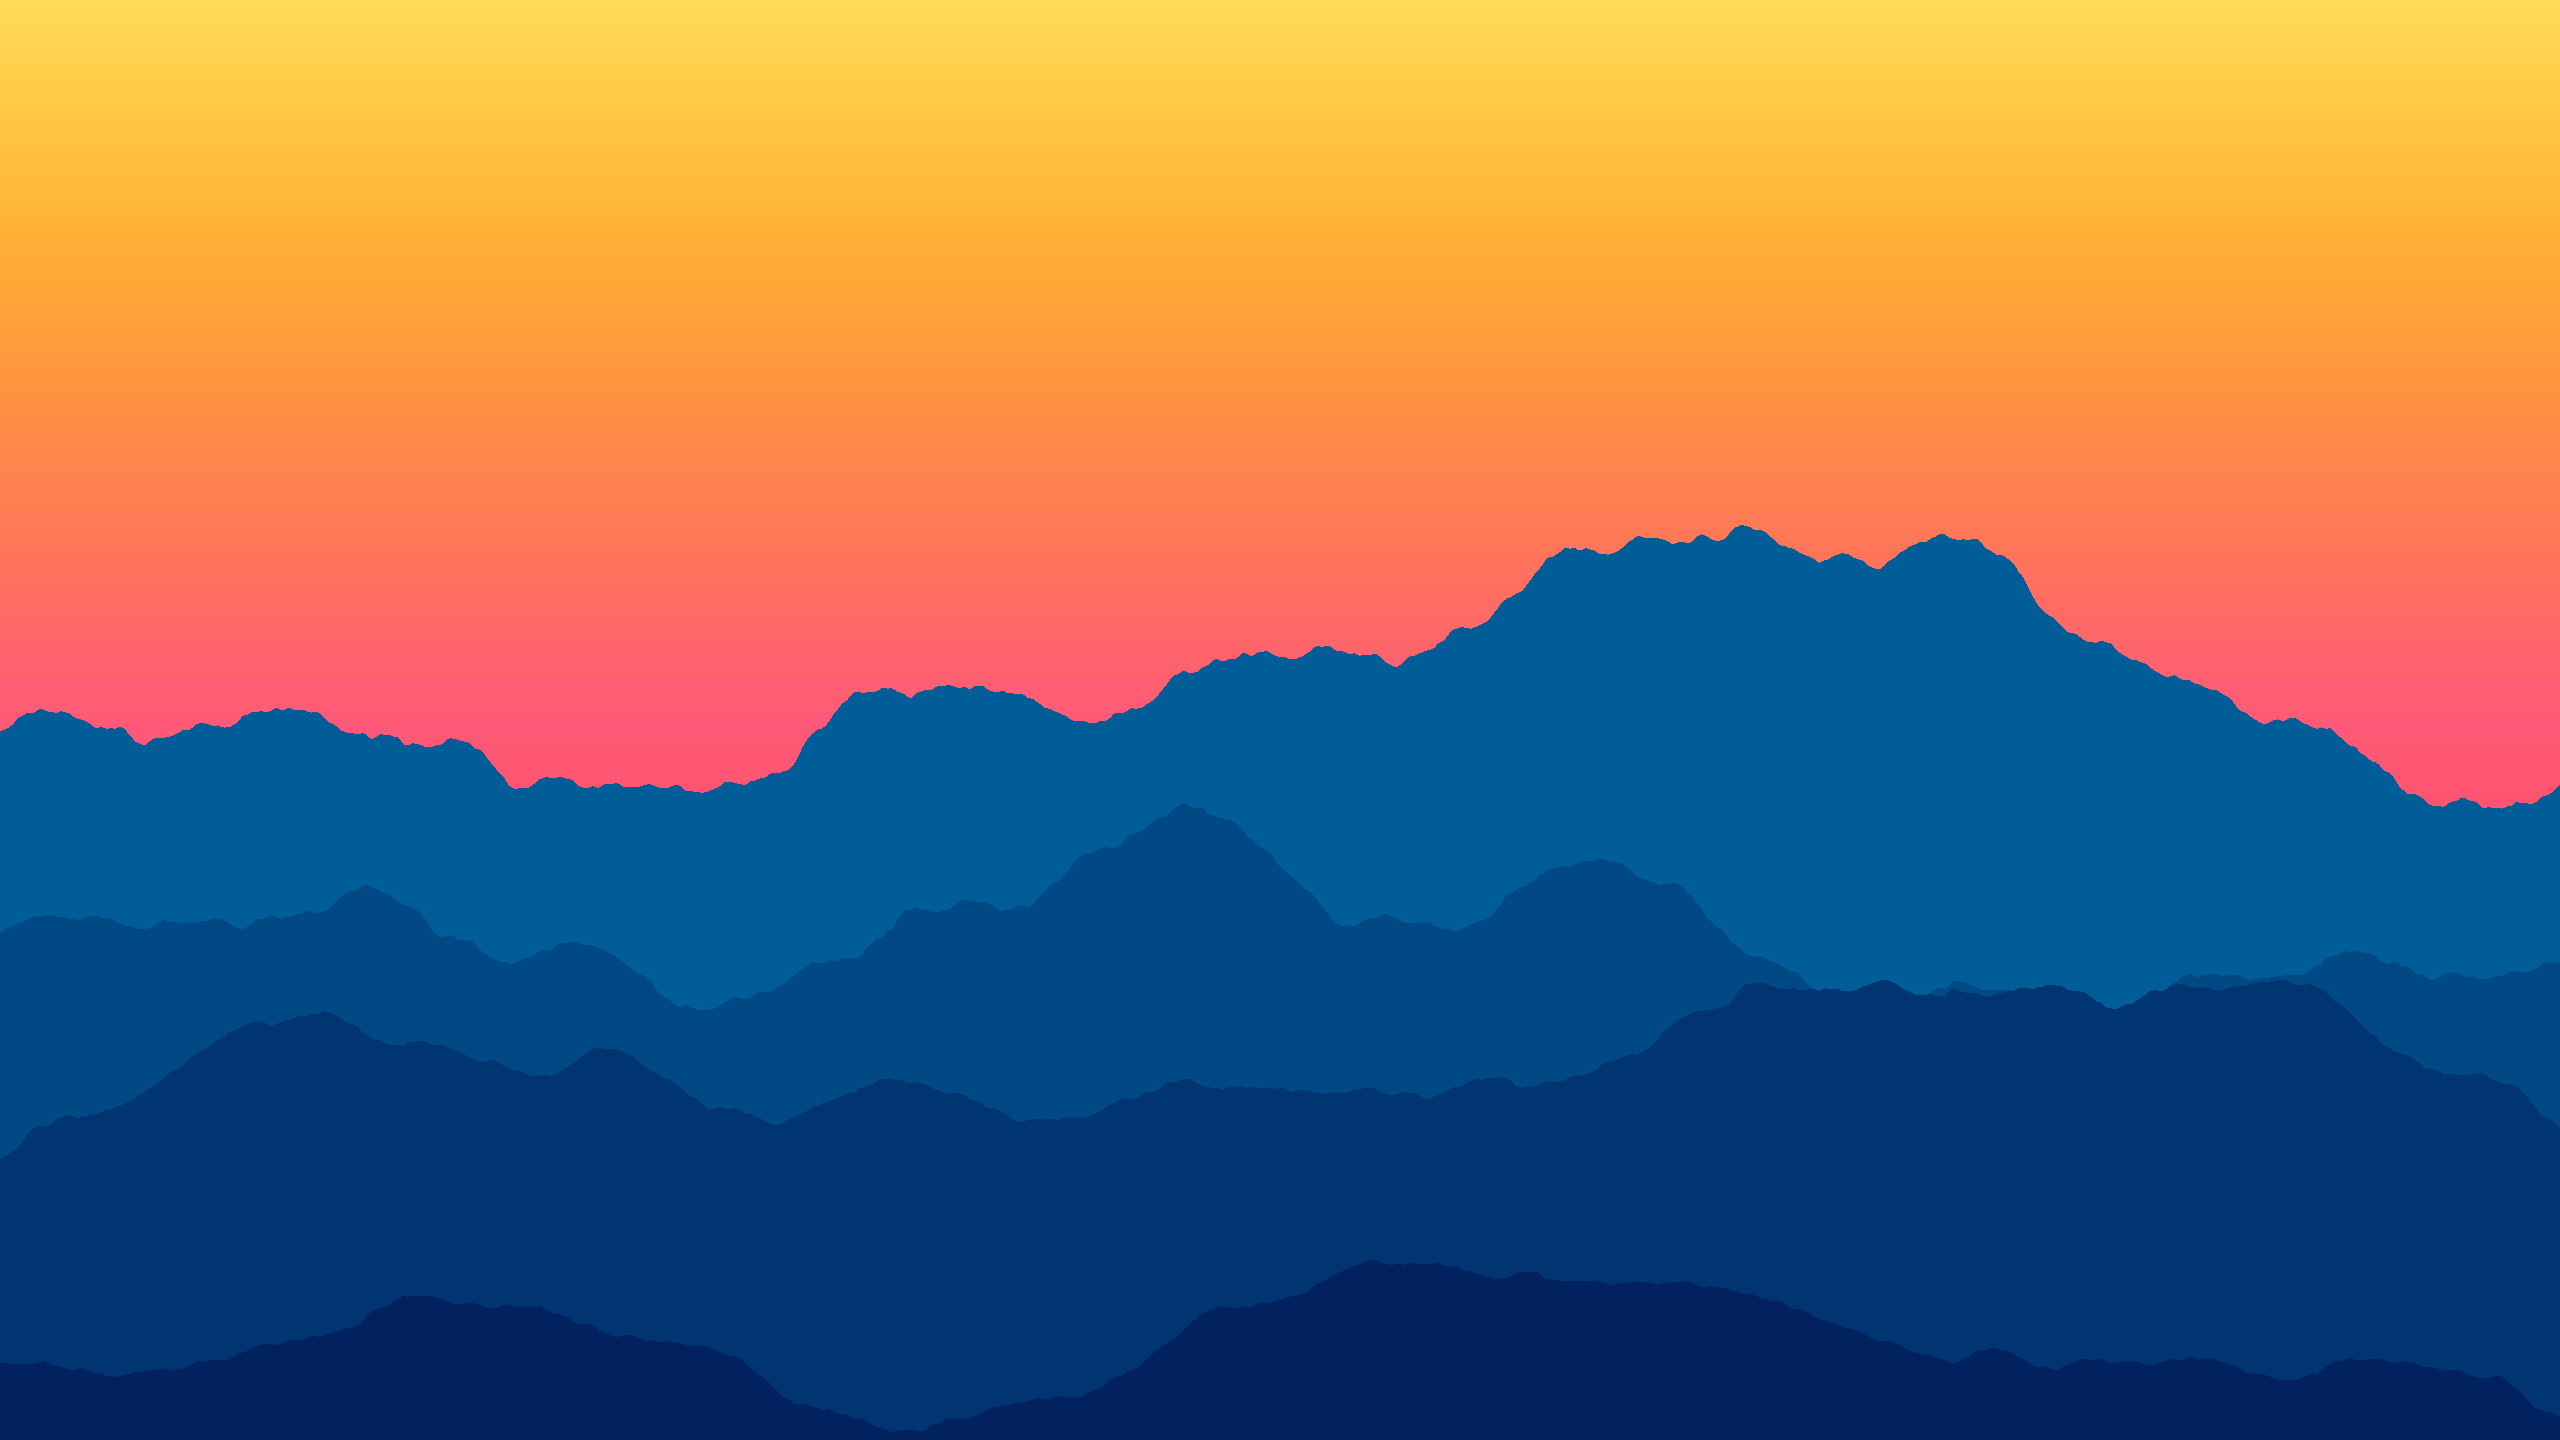

Here is the Python script that generated this plot:
"""
Procedural Wallpaper Generator
===============================
Generates a wallpaper with:
  - a vertical color gradient background (red/pink at bottom -> yellow at top)
  - several layers of "mountains" (filled area under a 1D noise curve),
    drawn back-to-front, getting darker the lower/closer they are.

Everything you'd want to tweak lives in the CONFIG section below:
colors, number of mountains, noise shape/roughness, image size, etc.

Requires: numpy, Pillow
    pip install numpy pillow
"""

from random import getrandbits

import numpy as np
from PIL import Image, ImageDraw
import spectra
import opensimplex

# ============================================================
# CONFIG - tweak everything here
# ============================================================

WIDTH, HEIGHT = 2560, 1440

# --- Background gradient colors (RGB 0-255) ---
SKY_BOTTOM_COLOR = spectra.html("#FF0000").to("lch")
SKY_MID_COLOR = spectra.html("#FF5A78").to("lch")
SKY_TOP_COLOR = spectra.html("#FFDC5A").to("lch")

# --- Mountain layer colors ---
# The farthest-back (topmost, smallest) mountain uses MOUNTAIN_COLOR_FAR,
# the frontmost (lowest, largest) mountain uses MOUNTAIN_COLOR_NEAR.
# Every layer in between is linearly interpolated, so the mountains get
# progressively darker as they get lower/closer to the viewer.
MOUNTAIN_COLOR_FAR = spectra.html("#005d98").to("lch")
MOUNTAIN_COLOR_NEAR = spectra.html("#01225e").to("lch")

# --- Mountain shape / layout ---
NUM_MOUNTAINS = 4          # how many mountain layers to stack

# Each mountain's silhouette is built from fractal ("fBm") noise.
NOISE_OCTAVES = 8          # more octaves = more fine detail/roughness
NOISE_PERSISTENCE = 0.5    # how quickly amplitude shrinks per octave (0-1)
NOISE_LACUNARITY = 2.0     # how quickly frequency grows per octave
NOISE_BASE_FREQUENCY = 3 # base "zoominess" of the noise (higher = more bumps)

# Where the mountains sit vertically, as a fraction of image height (0=top, 1=bottom).
# The first value is for the farthest-back mountain, the last for the closest.
MOUNTAIN_BASE_Y = np.linspace(0.5, 0.95, NUM_MOUNTAINS, True)

# How tall each mountain's noise silhouette is, as a fraction of image height.
# The first value is for the farthest-back mountain, the last for the closest.
MOUNTAIN_AMPLITUDE = np.linspace(0.3, 0.2, NUM_MOUNTAINS, True)

# ============================================================
# NOISE GENERATION
# ============================================================

def fractal_noise_1d(width, seed=None, octaves=5, persistence=0.5, lacunarity=2.0,
                      base_frequency=2.0):
    """
    Fractal Brownian Motion (fBm): sums several octaves of value noise
    at increasing frequency / decreasing amplitude for a natural,
    rough silhouette. Returns an array of length `width` normalized to [-1, 1].
    """

    if seed is None:
        seed = getrandbits(16)

    xs = np.linspace(0, base_frequency, width, False)
    total = np.zeros(width)
    amplitude = 1.0
    frequency = 1.0
    max_amplitude = 0

    opensimplex.seed(seed)

    for octave in range(octaves):
        total += np.array([opensimplex.noise2(x=x * frequency, y=128*octave) * amplitude for x in xs])
        max_amplitude += amplitude
        amplitude *= persistence
        frequency *= lacunarity

    total /= max_amplitude  # normalize to roughly [-1, 1]
    return total


# ============================================================
# DRAWING
# ============================================================

def make_background(width, height, colors):
    """Create a vertical gradient image: top_color at y=0, bottom_color at y=height."""
    gradient = spectra.range(colors, height)

    colors = 255 * np.array([[c.clamped_rgb] for c in gradient])

    background = np.tile(colors, (1, width, 1)).astype(np.uint8)

    return Image.fromarray(background, mode="RGB")


def draw_mountain(draw, width, height, base_y_frac, amplitude_frac, color, seed):
    """
    Draw a single mountain layer: the region under a noise curve,
    filled down to the bottom of the image.
    """
    noise = fractal_noise_1d(
        width,
        seed=seed,
        octaves=NOISE_OCTAVES,
        persistence=NOISE_PERSISTENCE,
        lacunarity=NOISE_LACUNARITY,
        base_frequency=NOISE_BASE_FREQUENCY,
    )

    base_y = base_y_frac * height
    amplitude = amplitude_frac * height
    ridge_y = base_y - noise * amplitude  # noise pushes the ridge line upward

    points = [(x, ridge_y[x]) for x in range(width)]
    points.append((width, height))
    points.append((0, height))

    color_tuple = tuple((int(255*c) for c in color.rgb))

    draw.polygon(points, fill=color_tuple)


def generate_wallpaper(seed=None):
    if seed is None:
        seed = getrandbits(16)

    img = make_background(WIDTH, HEIGHT, [
        SKY_TOP_COLOR,
        SKY_MID_COLOR,
        SKY_BOTTOM_COLOR,
    ])
    draw = ImageDraw.Draw(img)

    for i in range(NUM_MOUNTAINS):
        t = i / max(NUM_MOUNTAINS - 1, 1)  # 0 = farthest, 1 = closest
        color = MOUNTAIN_COLOR_FAR.blend(MOUNTAIN_COLOR_NEAR, t)
        draw_mountain(
            draw,
            WIDTH,
            HEIGHT,
            base_y_frac=MOUNTAIN_BASE_Y[i],
            amplitude_frac=MOUNTAIN_AMPLITUDE[i],
            color=color,
            seed=seed + i,
        )

    img.save(f"{seed}.png")
    print(f"Saved wallpaper to {OUTPUT_PATH}")


if __name__ == "__main__":
    generate_wallpaper()
